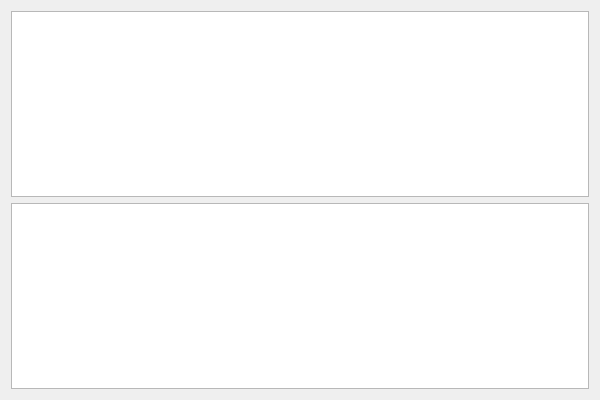
<?xml version="1.0" encoding="UTF-8"?>
<ui version="4.0">
 <class>DelayImportsTabClass</class>
 <widget class="QDialog" name="DelayImportsTabClass">
  <property name="geometry">
   <rect>
    <x>0</x>
    <y>0</y>
    <width>600</width>
    <height>400</height>
   </rect>
  </property>
  <property name="windowTitle">
   <string>DelayImportsTab</string>
  </property>
  <layout class="QGridLayout" name="gridLayout">
   <item row="0" column="0">
    <widget class="QTableWidget" name="tableWidget"/>
   </item>
   <item row="1" column="0">
    <widget class="QTableWidget" name="tableWidget_2"/>
   </item>
  </layout>
 </widget>
 <layoutdefault spacing="6" margin="11"/>
 <resources/>
 <connections>
  <connection>
   <sender>tableWidget</sender>
   <signal>cellClicked(int,int)</signal>
   <receiver>DelayImportsTabClass</receiver>
   <slot>ShowFun(int,int)</slot>
   <hints>
    <hint type="sourcelabel">
     <x>502</x>
     <y>125</y>
    </hint>
    <hint type="destinationlabel">
     <x>843</x>
     <y>133</y>
    </hint>
   </hints>
  </connection>
 </connections>
 <slots>
  <slot>ShowFun(int,int)</slot>
 </slots>
</ui>
